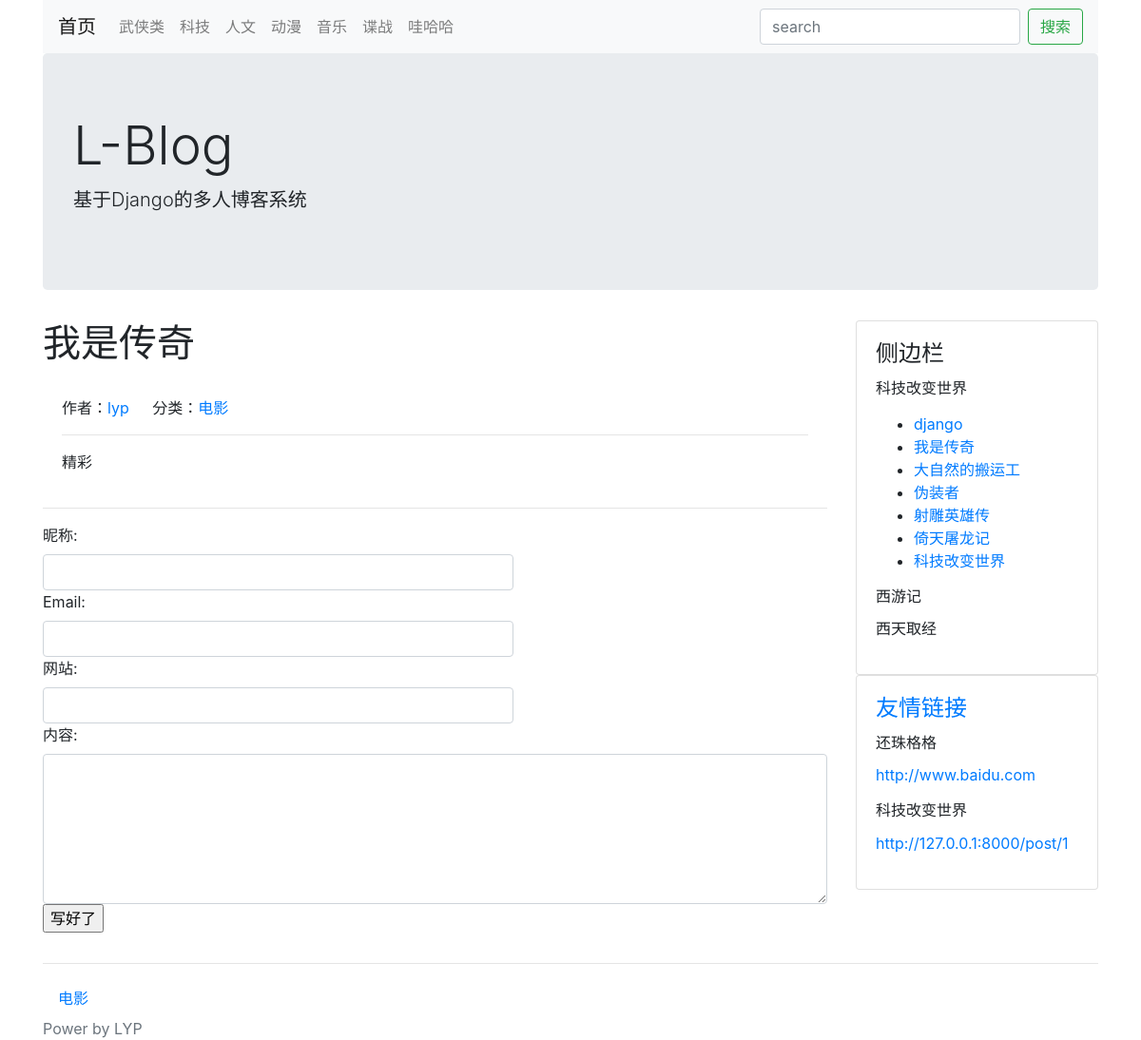
Page /post/6/ on the committed database.
### blog/models.py (models this page shows, shortened)
class Category(models.Model):
    STATUS_NORMAL = 1
    STATUS_DELETE = 0
    STATUS_ITEMS = (
        (STATUS_NORMAL, '正常'),
        (STATUS_DELETE, '删除'),
    )
    name = models.CharField(max_length=50, verbose_name='名称')
    status = models.PositiveIntegerField(choices=STATUS_ITEMS, default=STATUS_NORMAL, verbose_name='状态')
    created_time = models.DateTimeField(auto_now_add=True, verbose_name='创建时间')
    is_nav = models.BooleanField(default=False, verbose_name='是否为导航')
    owner = models.ForeignKey(User, on_delete=models.CASCADE, verbose_name='作者')
    @classmethod
    def get_navs(cls):
        categories=Category.objects.filter(status=cls.STATUS_NORMAL)
        nav_categories=[]
        normal_categories=[]
        for cate in categories:
            if cate.is_nav:
                nav_categories.append(cate)
            else:
                normal_categories.append(cate)
        return {
            'nav':nav_categories,
            'normal':normal_categories
        }
    def __str__(self):
        return self.name
    class Meta:
        verbose_name = verbose_name_plural = '分类'

class Post(models.Model):
    STATUS_NORMAL = 1
    STATUS_DELETE = 0
    STATUS_DRAFT = 2
    STATUS_ITEMS = (
        (STATUS_NORMAL, '正常'),
        (STATUS_DELETE, '删除'),
        (STATUS_DRAFT, '草稿'),
    )
    title = models.CharField(max_length=255, verbose_name='标题')
    description = models.CharField(max_length=1024, blank=True, verbose_name='摘要')
    content = models.TextField(verbose_name='正文', help_text='正文必须为Markdown格式')
    status = models.PositiveIntegerField(choices=STATUS_ITEMS, default=STATUS_NORMAL, verbose_name='状态')
    created_time = models.DateTimeField(auto_now_add=True, verbose_name='创建时间')
    updated_time = models.DateTimeField(auto_now=True, verbose_name='更新时间')
    category = models.ForeignKey(Category, on_delete=models.CASCADE, verbose_name='分类')
    tags = models.ManyToManyField(Tag, verbose_name='标签')
    owner = models.ForeignKey(User, on_delete=models.CASCADE, verbose_name='作者')
    pv=models.PositiveIntegerField(default=1)
    uv=models.PositiveIntegerField(default=1)
    @classmethod
    def latest_posts(cls):
        queryset=cls.objects.filter(status=Post.STATUS_NORMAL)
        return queryset
    def __str__(self):
        return self.title
    class Meta:
        verbose_name = verbose_name_plural = '文章'
        ordering = ['-id']

### config/models.py (models this page shows)
class SideBar(models.Model):
    STATUS_SHOW=1
    STATUS_HIDE=0
    STATUS_ITEMS=(
        (STATUS_SHOW,'展示'),
        (STATUS_HIDE,'隐藏'),
    )
    DISPLAY_HTML=1
    DISPLAY_LATEST=2
    DISPLAY_HOT=3
    DISPLAY_COMMENT=4
    SIDE_TYPE=(
        (DISPLAY_HTML,"HTML"),
        (DISPLAY_LATEST,"最新文章"),
        (DISPLAY_HOT,"最热文章"),
        (DISPLAY_COMMENT,"最近评论"),
    )
    title=models.CharField(max_length=50,verbose_name='标题')
    display_type=models.PositiveIntegerField(default=1,choices=SIDE_TYPE,verbose_name='展示类型')
    content=models.CharField(max_length=500,blank=True,verbose_name='内容',help_text='如果设置的不是HTML类型，可为空')
    status= models.PositiveIntegerField(default=STATUS_SHOW,choices=STATUS_ITEMS,verbose_name='状态')
    created_time=models.DateTimeField(auto_now_add=True,verbose_name='创建时间')
    owner=models.ForeignKey(User,on_delete=models.CASCADE,verbose_name='作者')
    @property
    def content_html(self):
        from blog.models import Post
        from comment.models import Comment
        result=''
        if self.display_type==self.DISPLAY_HTML:
            result=self.content
        elif self.display_type==self.DISPLAY_LATEST:
            context={
                'posts':Post.latest_posts()
            }
            result=render_to_string('config/blocks/sidebar_posts.html',context=context)
        elif self.display_type==self.DISPLAY_HOT:
            context={
                'posts':Post.hot_post()
            }
            result=render_to_string('config/blocks/sidebar_posts.html',context=context)
        elif self.display_type==self.DISPLAY_COMMENT:
            context={
                'comments':Comment.objects.filter(status=Comment.STATUS_NORMAL)
            }
            result=render_to_string('config/blocks/sidebar_comment.html',context=context)
        return result
    @classmethod
    def get_all(cls):
        return cls.objects.filter(status=SideBar.STATUS_SHOW)
    def __str__(self):
        return self.title
    class Meta:
        verbose_name=verbose_name_plural='侧边栏'

class Link(models.Model):
    STATUS_NORMAL=1
    STATUS_DELETE=0
    STATUS_ITEMS=(
        (STATUS_NORMAL,'正常'),
        (STATUS_DELETE,'删除'),
    )
    title=models.CharField(max_length=50,verbose_name='标题')
    href=models.URLField(verbose_name='链接')
    status=models.PositiveIntegerField(choices=STATUS_ITEMS,default=STATUS_NORMAL,verbose_name='状态')
    created_time=models.DateTimeField(auto_now_add=True,verbose_name='创建时间')
    weight=models.PositiveIntegerField(default=1,choices=zip(range(1,6),range(1,6)),verbose_name='权重',help_text='权重高展示顺序靠前')
    owner=models.ForeignKey(User,on_delete=models.CASCADE,verbose_name='作者')
    def __str__(self):
        return self.title
    class Meta:
        verbose_name=verbose_name_plural='友链'

### blog/views.py (the view)
# urls.py: path('post/<post_id>/', PostDetailView.as_view(), name="post"),
class PostDetailView(CommonViewMixin, DetailView):
    queryset = Post.latest_posts()
    template_name = 'blog/detail.html'
    context_object_name = 'post'
    pk_url_kwarg = 'post_id'
    def get_context_data(self, **kwargs):
        context=super().get_context_data(**kwargs)
        context.update(
            {
                'comment_form':CommentForm,
                'comment_list':Comment.get_by_target(self.request.path)
             }
        )
        return context

### blog/views.py (called while the page is built)
    def get_context_data(self, **kwargs):
        context = super().get_context_data(**kwargs)
        context.update({
            'sidebar': SideBar.get_all()
        })
        context.update({
            'link_list': Link.objects.filter(status=Link.STATUS_NORMAL)
        })
        context.update(Category.get_navs())
        print(context)
        return context

### comment/models.py (called while the page is built)
    @classmethod
    def get_by_target(cls, target):
        return cls.objects.filter(target=target, status=Comment.STATUS_NORMAL)

### myblog/themes/bootstrap/templates/blog/detail.html (shortened to what this page needs)
{% extends './base.html' %}
{% block main %}
    {% if post %}
        <h1 class="card-title">{{ post.title }}</h1>
        <div class="card-body">
            <span class="card-link">作者：<a href="{% url 'author' author_id=post.owner.id %}">{{ post.owner.username }}</a></span>
            <span class="card-link">分类：<a href="{% url 'category' category_id=post.category.id %}">{{ post.category.name }}</a></span>
            <hr/>
            <p class="card-text">{{ post.content }}</p>
        </div>
        <hr/>
        <div class="comment">
            <form action="/comment/" class="form-group" method="post">
                {{ comment_form }}
                <input type="submit" value="写好了">
            </form>
        </div>
    {% endif %}
{% endblock %}

### myblog/themes/bootstrap/templates/blog/base.html (shortened to what this page needs)
<!DOCTYPE html>
<html lang="en">
<head>
    <link rel="stylesheet" href="https://cdn.bootcss.com/bootstrap/4.0.0/css/bootstrap.css">
</head>
<body>
<div class="container head">
    <nav class="navbar navbar-expand-lg navbar-light bg-light">
        <a class="navbar-brand" href="/">首页</a>
        <div class="collapse navbar-collapse" id="navbarSupportedContent">
            <ul class="navbar-nav mr-auto">
                {% for na in nav %}
                    <li class="nav-item">
                        <a class="nav-link" href="{% url 'category' na.id %}">{{ na.name }}</a>
                    </li>
                {% endfor %}
            </ul>
            <form class="form-inline my-2 my-lg-0" action="/search/" method="get">
                <input type="search" class="form-control mr-sm-2" placeholder="search" aria-label="Search"
                       value="{{ keyword }}">
                <button class="btn btn-outline-success" type="submit">搜索</button>
            </form>
        </div>
    </nav>
    <div class="jumbotron">
        <h1 class="display-4">L-Blog</h1>
        <p class="lead">基于Django的多人博客系统</p>
    </div>
</div>
<div class="container main">
    <div class="row">
        <div class="col-9 post-list">
            {% block main %}
            {% endblock %}
        </div>
        <div class="col-3">
            <div class="card sidebar">
                <div class="card-body">
                <h4 class="card-title">侧边栏</h4>
                    {% block sidebar %}
                        {% for side in sidebar %}
                            <h6 class="card-title">{{ side.title }}</h6>
                            <p>{{ side.content_html }}</p>
                        {% endfor %}
                    {% endblock %}
                </div>
            </div>
            <div class="card link">
                <div class="card-body">
                <h4 class="card-title"><a href="{% url 'link' %}">友情链接</a></h4>
                    {% block link %}
                        {% for link in link_list %}
                            <h6 class="card-title">{{ link.title }}</h6>
                            <p><a href="{{ link.href }}">{{ link.href }}</a></p>
                        {% endfor %}
                    {% endblock %}
                </div>
            </div>
        </div>
    </div>
</div>
{% block footer %}
    <div class="container">
        <hr/>
        <nav class="nav category">
            {% for nor in normal %}
                <a href="{% url 'category' nor.id %}" class="nav-link">{{ nor.name }}</a>
            {% endfor %}
        </nav>
    </div>
    <div class="container power">
        <span class="text-muted">Power by LYP</span>
    </div>
{% endblock %}
</body>
</html>

### myblog/themes/bootstrap/templates/config/blocks/sidebar_posts.html
<ul>
    {% for post in posts %}
        <li><a href="{% url 'post' post.id %}">{{ post.title }}</a></li>
    {% endfor %}
</ul>

### rows in the picture
Category: name "武侠类"
Category: name "科技"
Category: name "人文"
Category: name "动漫"
Category: name "音乐"
Category: name "谍战"
Category: name "哇哈哈"
Post: title "我是传奇", owner.username "lyp", category.name "电影", content "精彩"
SideBar: title "科技改变世界"
Post: title "django"
Post: title "大自然的搬运工"
Post: title "伪装者"
Post: title "射雕英雄传"
Post: title "倚天屠龙记"
Post: title "科技改变世界"
SideBar: title "西游记", content_html "西天取经"
Link: title "还珠格格", href "http://www.baidu.com"
Link: title "科技改变世界", href "http://127.0.0.1:8000/post/1"
Category: name "电影"
